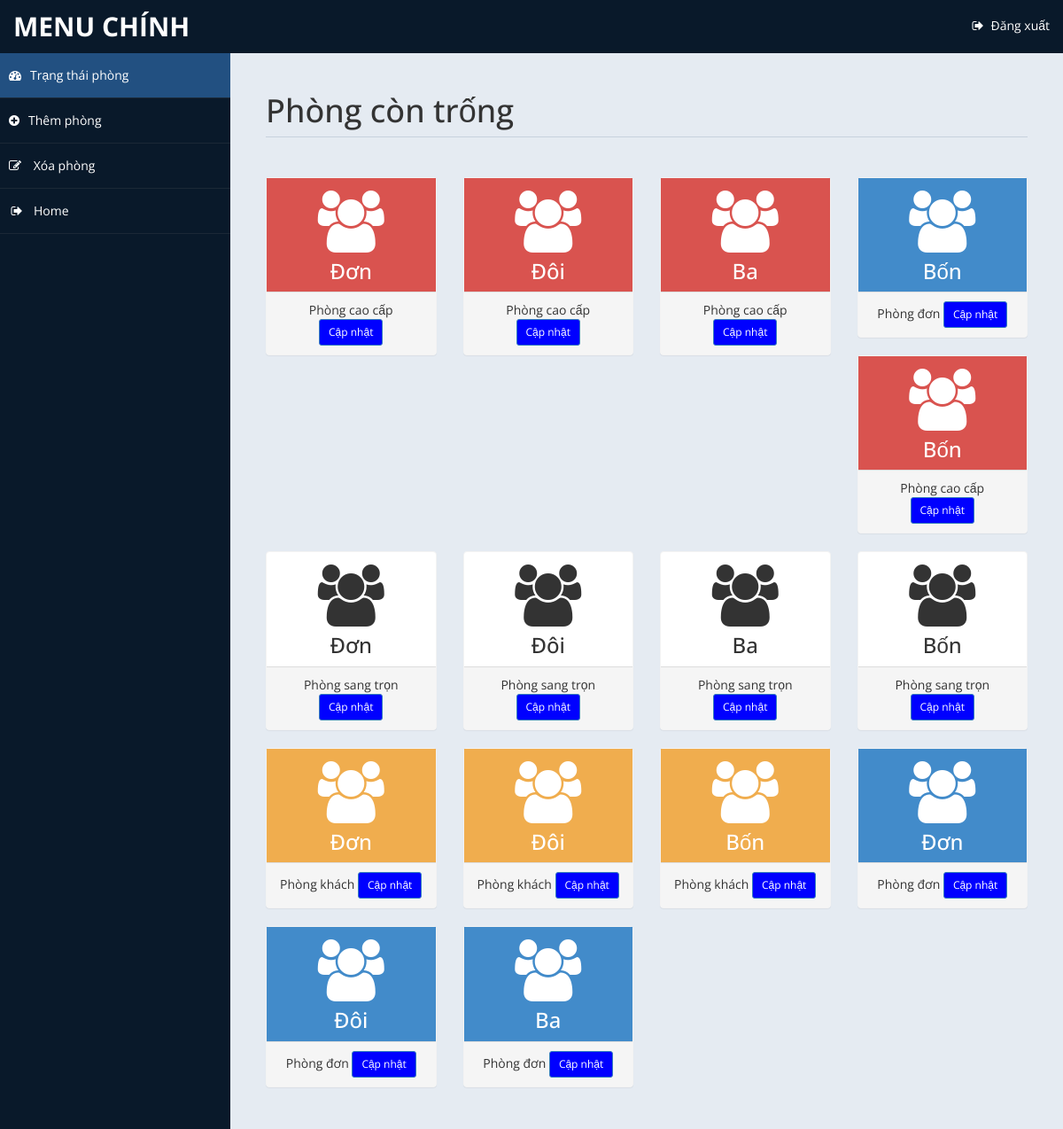
Screenshot of /admin/settings.php (signed in) with the database file from the repository.
### tables this page shows
CREATE TABLE IF NOT EXISTS `room` (
`id` int(10) unsigned NOT NULL,
  `type` varchar(15) DEFAULT NULL,
  `bedding` varchar(10) DEFAULT NULL,
  `place` varchar(10) DEFAULT NULL,
  `cusid` int(11) DEFAULT NULL
);

### admin/settings.php (the view, shortened to what this page needs)
<!DOCTYPE html>
<html xmlns="http://www.w3.org/1999/xhtml">
<head>
	<link href="assets/css/bootstrap.css" rel="stylesheet" />
	<link href="assets/css/font-awesome.css" rel="stylesheet" />
	<link href="assets/css/custom-styles.css" rel="stylesheet" />
</head>
<body>
	<div id="wrapper">
		<nav class="navbar navbar-default top-navbar" role="navigation">
			<div class="navbar-header">
				<a class="navbar-brand" href="home.php">Menu chính </a>
			</div>
			<ul class="nav navbar-top-links navbar-right">
				<li class="dropdown">
				<li><a href="logout.php"><i class="fa fa-sign-out fa-fw"></i> Đăng xuất</a>
				</li>
				</li>
			</ul>
		</nav>
		<nav class="navbar-default navbar-side" role="navigation">
			<div class="sidebar-collapse">
				<ul class="nav" id="main-menu">
					<li>
						<a class="active-menu" href="settings.php" style="background-color: #225081"><i class="fa fa-dashboard"></i>Trạng thái phòng</a>
					</li>
					<li>
						<a href="room.php"><i class="fa fa-plus-circle"></i>Thêm phòng</a>
					</li>
					<li>
						<a href="roomdel.php"><i class="fa fa-pencil-square-o"></i> Xóa phòng</a>
					</li>
					<li><a href="home.php"><i class="fa fa-sign-out fa-fw"></i>Home</a></li>
			</div>
		</nav>
		<div id="page-wrapper">
			<div id="page-inner">
				<div class="row">
					<div class="col-md-12">
						<h1 class="page-header">
							Phòng còn trống <small></small>
						</h1>
					</div>
				</div>
				<?php
				include('db.php');
				$sql = "select * from room where cusid is null or cusid = 0";
				$re = mysqli_query($con, $sql);
				?>
				<div class="row">
					<?php
					while ($row = mysqli_fetch_array($re)) {
						$roomId = $row['id'];
						$roomType = $row['type'];
						$buttonColorClass = getButtonColorClass($roomType);
						echo "<div class='col-md-3 col-sm-12 col-xs-12'>
							<div class='panel panel-primary text-center no-boder '>
								<div class='panel-body $buttonColorClass'>
									<i class='fa fa-users fa-5x'></i>
									<h3>" . $row['bedding'] . "</h3>
								</div>
									<div class='panel-footer '>
										" . $roomType . "
										<button class='btn btn-primary btn btn-sm text-body t' data-toggle='modal' data-target='#updateModal'
										onclick='showUpdateRoomModal($roomId)'
										>
															Cập nhật
													</button>
									</div>
							</div>
						</div>";
					}
					function getButtonColorClass($roomType)
					{
						switch ($roomType) {
							case "Phòng cao cấp":
								return "btn-danger";
							case "Phòng khách":
								return "btn-warning";
							case "Phòng đơn":
								return "btn-primary";
							default:
								return "btn-secondary";
						}
					}
					?>
				</div>
			</div>
		</div>
	</div>
</body>
</html>

### admin/assets/css/custom-styles.css (style rules this page uses)
body { font-family: 'Open Sans', sans-serif; }
#wrapper { width: 100%; background:#09192A; }
#page-wrapper { padding: 15px 15px; min-height: 600px; background:#E5EBF2; }
#page-inner { width:100%; margin:10px 20px 10px 0px; background-color:transparent; padding:10px; min-height:1200px; }
.text-center { text-align:center; }
.no-boder { border:1px solid #f3f3f3; }
h1, .h1, h2, .h2, h3, .h3 { margin-top: 7px; margin-bottom: -5px; }
.page-header { padding-bottom: 9px; margin: 10px 0 45px; border-bottom: 1px solid #C7D1DD; }
.top-navbar { margin:0px; }
.top-navbar .navbar-brand { color: #fff; width: 260px; text-align: left; height: 60px; font-size: 30px; font-weight: 700; text-transform: uppercase; line-height: 30px; }
.top-navbar .nav > li { position: relative; display: inline-block; }
.top-navbar .nav > li > a { position: relative; display: block; padding: 19px 15px; color: #77C0FD; }
.top-navbar .nav > li > a:hover, .top-navbar .nav > li > a { text-decoration: none; color: #fff; }
.active-menu { background-color:#225081; }
.sidebar-collapse , .sidebar-collapse .nav { background:none; }
.sidebar-collapse .nav { padding:0; }
.sidebar-collapse .nav > li > a { color:#fff; background:transparent; text-shadow:none; }
.sidebar-collapse > .nav > li > a { padding:15px 10px; }
.sidebar-collapse > .nav > li { border-bottom: 1px solid rgba(107, 108, 109, 0.19); }
.navbar-side { border:none; background-color: transparent; }
.top-navbar { background:#09192A; border-bottom:none; }
.top-navbar .nav > li > a > i { margin-right: 2px; }
.navbar-default { border:0px solid black; }
.navbar-header { background: #09192A; }
.nav > li > a > i { margin-right:10px; }
@media (min-width:768px) { #page-wrapper { margin: 0 0 0 260px; padding: 15px 30px; min-height: 1200px; } }
@media (min-width:768px) { .navbar-side { z-index: 1; position: absolute; width: 260px; } }
@media (min-width:768px) { .navbar { border-radius: 0px; } }

### admin/settings.php (style rules this page uses)
.text-body { color: white; }
.t { background-color: blue; }

### rows the page displays
room: bedding "Đơn", type "Phòng cao cấp"
room: bedding "Đôi", type "Phòng cao cấp"
room: bedding "Ba", type "Phòng cao cấp"
room: bedding "Bốn", type "Phòng đơn"
room: bedding "Bốn", type "Phòng cao cấp"
room: bedding "Đơn", type "Phòng sang trọn"
room: bedding "Đôi", type "Phòng sang trọn"
room: bedding "Ba", type "Phòng sang trọn"
room: bedding "Bốn", type "Phòng sang trọn"
room: bedding "Đơn", type "Phòng khách"
room: bedding "Đôi", type "Phòng khách"
room: bedding "Bốn", type "Phòng khách"
room: bedding "Đơn", type "Phòng đơn"
room: bedding "Đôi", type "Phòng đơn"
room: bedding "Ba", type "Phòng đơn"
